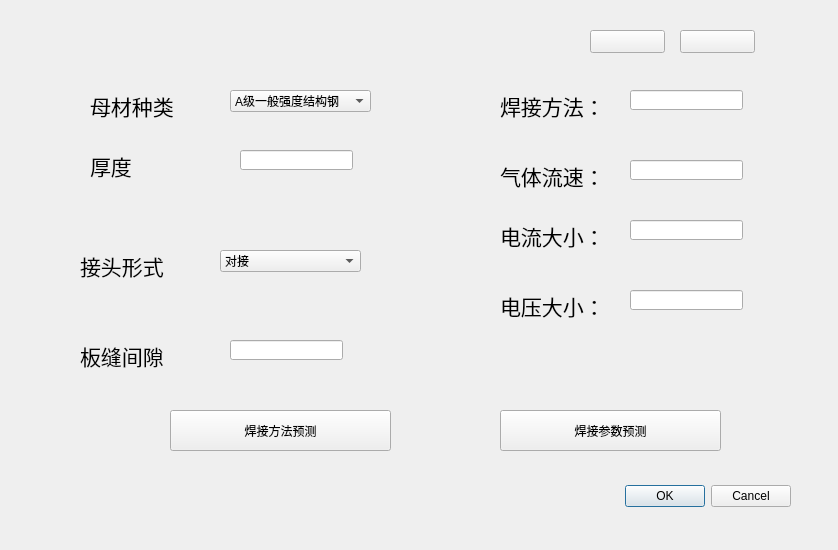
<?xml version="1.0" encoding="UTF-8"?>
<ui version="4.0">
 <class>Dialog</class>
 <widget class="QDialog" name="Dialog">
  <property name="geometry">
   <rect>
    <x>0</x>
    <y>0</y>
    <width>838</width>
    <height>550</height>
   </rect>
  </property>
  <property name="windowTitle">
   <string>Dialog</string>
  </property>
  <widget class="QDialogButtonBox" name="buttonBox">
   <property name="geometry">
    <rect>
     <x>450</x>
     <y>480</y>
     <width>341</width>
     <height>32</height>
    </rect>
   </property>
   <property name="orientation">
    <enum>Qt::Horizontal</enum>
   </property>
   <property name="standardButtons">
    <set>QDialogButtonBox::Cancel|QDialogButtonBox::Ok</set>
   </property>
  </widget>
  <widget class="QLabel" name="MClabel">
   <property name="geometry">
    <rect>
     <x>90</x>
     <y>80</y>
     <width>101</width>
     <height>51</height>
    </rect>
   </property>
   <property name="font">
    <font>
     <family>Adobe Arabic</family>
     <pointsize>16</pointsize>
    </font>
   </property>
   <property name="text">
    <string>母材种类</string>
   </property>
  </widget>
  <widget class="QLabel" name="MClabel_2">
   <property name="geometry">
    <rect>
     <x>80</x>
     <y>240</y>
     <width>101</width>
     <height>51</height>
    </rect>
   </property>
   <property name="font">
    <font>
     <family>Adobe Arabic</family>
     <pointsize>16</pointsize>
    </font>
   </property>
   <property name="text">
    <string>接头形式</string>
   </property>
  </widget>
  <widget class="QLabel" name="MClabel_3">
   <property name="geometry">
    <rect>
     <x>80</x>
     <y>330</y>
     <width>101</width>
     <height>51</height>
    </rect>
   </property>
   <property name="font">
    <font>
     <family>Adobe Arabic</family>
     <pointsize>16</pointsize>
    </font>
   </property>
   <property name="text">
    <string>板缝间隙</string>
   </property>
  </widget>
  <widget class="QLabel" name="MClabel_4">
   <property name="geometry">
    <rect>
     <x>90</x>
     <y>140</y>
     <width>101</width>
     <height>51</height>
    </rect>
   </property>
   <property name="font">
    <font>
     <family>Adobe Arabic</family>
     <pointsize>16</pointsize>
    </font>
   </property>
   <property name="text">
    <string>厚度</string>
   </property>
  </widget>
  <widget class="QComboBox" name="MC">
   <property name="geometry">
    <rect>
     <x>230</x>
     <y>90</y>
     <width>141</width>
     <height>22</height>
    </rect>
   </property>
   <item>
    <property name="text">
     <string>A级一般强度结构钢</string>
    </property>
   </item>
   <item>
    <property name="text">
     <string>B级一般强度结构钢</string>
    </property>
   </item>
   <item>
    <property name="text">
     <string>D级一般强度结构钢</string>
    </property>
   </item>
   <item>
    <property name="text">
     <string>E级一般强度结构钢</string>
    </property>
   </item>
   <item>
    <property name="text">
     <string>A级高强度结构钢</string>
    </property>
   </item>
   <item>
    <property name="text">
     <string>D级高强度结构钢</string>
    </property>
   </item>
   <item>
    <property name="text">
     <string>E级高强度结构钢</string>
    </property>
   </item>
   <item>
    <property name="text">
     <string>F级高强度结构钢</string>
    </property>
   </item>
  </widget>
  <widget class="QLineEdit" name="height">
   <property name="geometry">
    <rect>
     <x>240</x>
     <y>150</y>
     <width>113</width>
     <height>20</height>
    </rect>
   </property>
  </widget>
  <widget class="QLineEdit" name="width">
   <property name="geometry">
    <rect>
     <x>230</x>
     <y>340</y>
     <width>113</width>
     <height>20</height>
    </rect>
   </property>
  </widget>
  <widget class="QComboBox" name="JT">
   <property name="geometry">
    <rect>
     <x>220</x>
     <y>250</y>
     <width>141</width>
     <height>22</height>
    </rect>
   </property>
   <item>
    <property name="text">
     <string>对接</string>
    </property>
   </item>
   <item>
    <property name="text">
     <string>角接</string>
    </property>
   </item>
   <item>
    <property name="text">
     <string>T型接</string>
    </property>
   </item>
   <item>
    <property name="text">
     <string>搭接</string>
    </property>
   </item>
  </widget>
  <widget class="QPushButton" name="startButton">
   <property name="geometry">
    <rect>
     <x>170</x>
     <y>410</y>
     <width>221</width>
     <height>41</height>
    </rect>
   </property>
   <property name="text">
    <string>焊接方法预测</string>
   </property>
  </widget>
  <widget class="QPushButton" name="miniumButton">
   <property name="geometry">
    <rect>
     <x>590</x>
     <y>30</y>
     <width>75</width>
     <height>23</height>
    </rect>
   </property>
   <property name="text">
    <string/>
   </property>
  </widget>
  <widget class="QPushButton" name="closeButton">
   <property name="geometry">
    <rect>
     <x>680</x>
     <y>30</y>
     <width>75</width>
     <height>23</height>
    </rect>
   </property>
   <property name="text">
    <string/>
   </property>
  </widget>
  <widget class="QLabel" name="MClabel_5">
   <property name="geometry">
    <rect>
     <x>500</x>
     <y>80</y>
     <width>101</width>
     <height>51</height>
    </rect>
   </property>
   <property name="font">
    <font>
     <family>Adobe Arabic</family>
     <pointsize>16</pointsize>
    </font>
   </property>
   <property name="text">
    <string>焊接方法：</string>
   </property>
  </widget>
  <widget class="QLineEdit" name="method">
   <property name="geometry">
    <rect>
     <x>630</x>
     <y>90</y>
     <width>113</width>
     <height>20</height>
    </rect>
   </property>
  </widget>
  <widget class="QPushButton" name="startParaButton">
   <property name="geometry">
    <rect>
     <x>500</x>
     <y>410</y>
     <width>221</width>
     <height>41</height>
    </rect>
   </property>
   <property name="text">
    <string>焊接参数预测</string>
   </property>
  </widget>
  <widget class="QLineEdit" name="QitiSuDo">
   <property name="geometry">
    <rect>
     <x>630</x>
     <y>160</y>
     <width>113</width>
     <height>20</height>
    </rect>
   </property>
  </widget>
  <widget class="QLabel" name="MClabel_6">
   <property name="geometry">
    <rect>
     <x>500</x>
     <y>150</y>
     <width>101</width>
     <height>51</height>
    </rect>
   </property>
   <property name="font">
    <font>
     <family>Adobe Arabic</family>
     <pointsize>16</pointsize>
    </font>
   </property>
   <property name="text">
    <string>气体流速：</string>
   </property>
  </widget>
  <widget class="QLineEdit" name="DianLiu">
   <property name="geometry">
    <rect>
     <x>630</x>
     <y>220</y>
     <width>113</width>
     <height>20</height>
    </rect>
   </property>
  </widget>
  <widget class="QLabel" name="MClabel_7">
   <property name="geometry">
    <rect>
     <x>500</x>
     <y>210</y>
     <width>101</width>
     <height>51</height>
    </rect>
   </property>
   <property name="font">
    <font>
     <family>Adobe Arabic</family>
     <pointsize>16</pointsize>
    </font>
   </property>
   <property name="text">
    <string>电流大小：</string>
   </property>
  </widget>
  <widget class="QLineEdit" name="DianYa">
   <property name="geometry">
    <rect>
     <x>630</x>
     <y>290</y>
     <width>113</width>
     <height>20</height>
    </rect>
   </property>
  </widget>
  <widget class="QLabel" name="MClabel_8">
   <property name="geometry">
    <rect>
     <x>500</x>
     <y>280</y>
     <width>101</width>
     <height>51</height>
    </rect>
   </property>
   <property name="font">
    <font>
     <family>Adobe Arabic</family>
     <pointsize>16</pointsize>
    </font>
   </property>
   <property name="text">
    <string>电压大小：</string>
   </property>
  </widget>
 </widget>
 <resources/>
 <connections>
  <connection>
   <sender>buttonBox</sender>
   <signal>accepted()</signal>
   <receiver>Dialog</receiver>
   <slot>accept()</slot>
   <hints>
    <hint type="sourcelabel">
     <x>248</x>
     <y>254</y>
    </hint>
    <hint type="destinationlabel">
     <x>157</x>
     <y>274</y>
    </hint>
   </hints>
  </connection>
  <connection>
   <sender>buttonBox</sender>
   <signal>rejected()</signal>
   <receiver>Dialog</receiver>
   <slot>reject()</slot>
   <hints>
    <hint type="sourcelabel">
     <x>316</x>
     <y>260</y>
    </hint>
    <hint type="destinationlabel">
     <x>286</x>
     <y>274</y>
    </hint>
   </hints>
  </connection>
  <connection>
   <sender>miniumButton</sender>
   <signal>clicked()</signal>
   <receiver>Dialog</receiver>
   <slot>showMinimized()</slot>
   <hints>
    <hint type="sourcelabel">
     <x>627</x>
     <y>41</y>
    </hint>
    <hint type="destinationlabel">
     <x>418</x>
     <y>274</y>
    </hint>
   </hints>
  </connection>
  <connection>
   <sender>closeButton</sender>
   <signal>clicked()</signal>
   <receiver>Dialog</receiver>
   <slot>close()</slot>
   <hints>
    <hint type="sourcelabel">
     <x>717</x>
     <y>41</y>
    </hint>
    <hint type="destinationlabel">
     <x>418</x>
     <y>274</y>
    </hint>
   </hints>
  </connection>
 </connections>
</ui>
